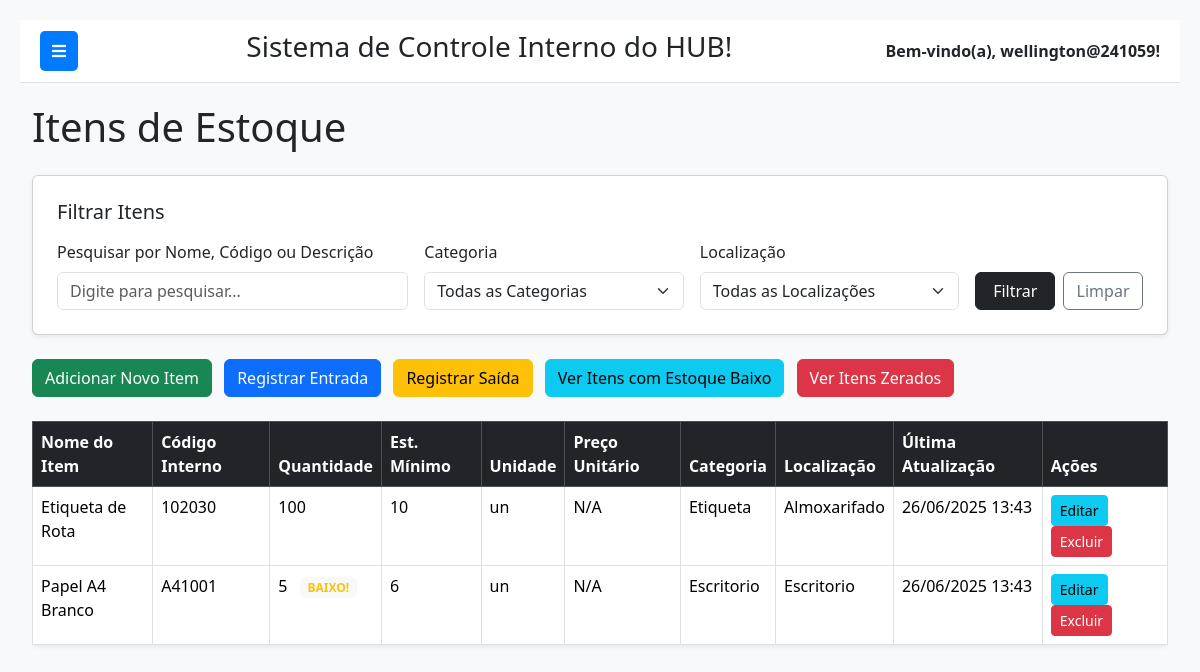
/estoque/ (signed in), run on the app's committed database.
### estoque/models.py (models this page shows, shortened)
class ItemEstoque(models.Model):
    nome = models.CharField(max_length=200, unique=True, verbose_name="Nome do Item") # Adicionado unique=True para nome
    codigo_interno = models.CharField(max_length=50, unique=True, blank=True, null=True, verbose_name="Código Interno (Opcional)")
    descricao = models.TextField(blank=True, null=True, verbose_name="Descrição Detalhada")
    quantidade = models.PositiveIntegerField(default=0, verbose_name="Quantidade Atual")
    unidade_medida = models.CharField(max_length=50, default="un", verbose_name="Unidade de Medida (Ex: un, kg, m)")
    preco_unitario = models.DecimalField(max_digits=10, decimal_places=2, blank=True, null=True, verbose_name="Preço Unitário (R$)")
    categoria = models.ForeignKey(Categoria, on_delete=models.SET_NULL, null=True, blank=True, related_name='itens', verbose_name="Categoria")
    localizacao = models.ForeignKey(Localizacao, on_delete=models.SET_NULL, null=True, blank=True, related_name='itens', verbose_name="Localização no Estoque")
    data_ultima_atualizacao = models.DateTimeField(auto_now=True, verbose_name="Última Atualização")
    data_criacao = models.DateTimeField(auto_now_add=True, verbose_name="Data de Criação")
    estoque_minimo = models.PositiveIntegerField(default=5, verbose_name="Estoque Mínimo")
    class Meta:
        verbose_name = "Item de Estoque"
        verbose_name_plural = "Itens de Estoque"
        ordering = ['nome']
    @property
    def is_abaixo_estoque_minimo(self):
        return self.quantidade <= self.estoque_minimo and self.quantidade > 0
    @property
    def is_estoque_zerado(self):
        return self.quantidade == 0

class Categoria(models.Model):
    nome = models.CharField(max_length=100, unique=True)
    descricao = models.TextField(blank=True, null=True)
    class Meta:
        verbose_name = "Categoria"
        verbose_name_plural = "Categorias"
        ordering = ['nome'] # Ordenar por nome por padrão
    def __str__(self):
        return self.nome

class Localizacao(models.Model):
    nome = models.CharField(max_length=100, unique=True)
    descricao = models.TextField(blank=True, null=True)
    class Meta:
        verbose_name = "Localização"
        verbose_name_plural = "Localizações"
        ordering = ['nome']
    def __str__(self):
        return self.nome

### estoque/views.py (the view)
# urls.py: path('', views.listar_itens_estoque, name='listar_itens_estoque'),
@login_required
def listar_itens_estoque(request):
    filter_form = ItemEstoqueFilterForm(request.GET)
    itens = ItemEstoque.objects.all()
    if filter_form.is_valid():
        search_query = filter_form.cleaned_data.get('search_query')
        categoria = filter_form.cleaned_data.get('categoria')
        localizacao = filter_form.cleaned_data.get('localizacao')
        if search_query:
            itens = itens.filter(
                Q(nome__icontains=search_query) | # <--- MUDANÇA AQUI: de models.Q para Q
                Q(descricao__icontains=search_query) | # <--- MUDANÇA AQUI: de models.Q para Q
                Q(codigo_interno__icontains=search_query) # <--- MUDANÇA AQUI: de models.Q para Q
            )
        if categoria:
            itens = itens.filter(categoria=categoria)
        if localizacao:
            itens = itens.filter(localizacao=localizacao)
    estoque_status = request.GET.get('estoque_status')
    if estoque_status == 'abaixo_minimo':
        itens = itens.filter(quantidade__lte=F('estoque_minimo'), quantidade__gt=0)
        messages.info(request, "Exibindo apenas itens com estoque abaixo do mínimo.")
    elif estoque_status == 'zerado':
        itens = itens.filter(quantidade=0)
        messages.info(request, "Exibindo apenas itens com estoque zerado.")
    itens = itens.order_by('nome') # Garante uma ordenação padrão
    context = {
        'itens': itens,
        'filter_form': filter_form,
        'active_page': 'estoque',
        'estoque_status': estoque_status,
    }
    return render(request, 'estoque/listar_itens_estoque.html', context)

### estoque/forms.py
class ItemEstoqueFilterForm(forms.Form):
    search_query = forms.CharField(
        label='Buscar',
        required=False,
        widget=forms.TextInput(attrs={'placeholder': 'Nome ou Código'})
    )
    categoria = forms.ModelChoiceField(
        queryset=Categoria.objects.all(),
        label='Filtrar por Categoria',
        required=False,
        empty_label="Todas as Categorias" # Opção para não filtrar
    )
    localizacao = forms.ModelChoiceField(
        queryset=Localizacao.objects.all(),
        label='Filtrar por Localização',
        required=False,
        empty_label="Todas as Localizações" # Opção para não filtrar
    )

### estoque/templates/estoque/listar_itens_estoque.html (shortened to what this page needs)
{% extends 'base.html' %}
{% load widget_tweaks %}
{% block content %}
    <h1 class="mb-4">Itens de Estoque</h1>
    <div class="card mb-4 p-4 shadow-sm">
        <h5 class="mb-3">Filtrar Itens</h5>
        <form method="get" class="row g-3 align-items-end">
            <div class="col-md-4">
                <label for="id_search_query" class="form-label">Pesquisar por Nome, Código ou Descrição</label>
                {% render_field filter_form.search_query class="form-control" placeholder="Digite para pesquisar..." %}
            </div>
            <div class="col-md-3">
                <label for="id_categoria" class="form-label">Categoria</label>
                {% render_field filter_form.categoria class="form-select" %}
            </div>
            <div class="col-md-3">
                <label for="id_localizacao" class="form-label">Localização</label>
                {% render_field filter_form.localizacao class="form-select" %}
            </div>
            <div class="col-md-2 d-flex align-items-end">
                <button type="submit" class="btn btn-dark w-100 me-2">Filtrar</button>
                <a href="{% url 'listar_itens_estoque' %}" class="btn btn-outline-secondary w-100">Limpar</a>
            </div>
        </form>
    </div>
    <p class="mb-4">
        <a href="{% url 'adicionar_item_estoque' %}" class="btn btn-success me-2">Adicionar Novo Item</a>
        <a href="{% url 'registrar_entrada_estoque' %}" class="btn btn-primary me-2">Registrar Entrada</a>
        <a href="{% url 'registrar_saida_estoque' %}" class="btn btn-warning me-2">Registrar Saída</a>
        <a href="{% url 'listar_itens_estoque' %}?estoque_status=abaixo_minimo" class="btn btn-info me-2">Ver Itens com Estoque Baixo</a>
        <a href="{% url 'listar_itens_estoque' %}?estoque_status=zerado" class="btn btn-danger">Ver Itens Zerados</a>
    </p>
    {% if itens %}
        <div class="table-responsive">
            <table class="table table-hover table-bordered bg-white shadow-sm rounded">
                <thead class="table-dark">
                    <tr>
                        <th>Nome do Item</th>
                        <th>Código Interno</th>
                        <th>Quantidade</th>
                        <th>Est. Mínimo</th>
                        <th>Unidade</th>
                        <th>Preço Unitário</th>
                        <th>Categoria</th>
                        <th>Localização</th>
                        <th>Última Atualização</th>
                        <th>Ações</th>
                    </tr>
                </thead>
                <tbody>
                    {% for item in itens %}
                        <tr class="{% if item.is_estoque_zerado %}bg-danger text-white{% elif item.is_abaixo_estoque_minimo %}bg-warning text-dark{% endif %}">
                            <td>{{ item.nome }}</td>
                            <td>{{ item.codigo_interno|default_if_none:"-" }}</td>
                            <td>
                                {{ item.quantidade }}
                                {% if item.is_estoque_zerado %}
                                    <span class="badge bg-light text-danger ms-2">ZERADO!</span>
                                {% elif item.is_abaixo_estoque_minimo %}
                                    <span class="badge bg-light text-warning ms-2">BAIXO!</span>
                                {% endif %}
                            </td>
                            <td>{{ item.estoque_minimo }}</td>
                            <td>{{ item.unidade_medida }}</td>
                            <td>{{ item.preco_unitario|default_if_none:"N/A" }}</td>
                            <td>{{ item.categoria|default_if_none:"Não Categorizado" }}</td>
                            <td>{{ item.localizacao|default_if_none:"Não Definido" }}</td>
                            <td>{{ item.data_ultima_atualizacao|date:"d/m/Y H:i" }}</td>
                            <td>
                                <a href="{% url 'editar_item_estoque' item.pk %}" class="btn btn-sm btn-info me-2">Editar</a>
                                <form action="{% url 'excluir_item_estoque' item.pk %}" method="post" style="display:inline;" onsubmit="return confirm('Tem certeza que deseja excluir o item \\'{{ item.nome }}\\''?');">
                                    <button type="submit" class="btn btn-sm btn-danger">Excluir</button>
                                </form>
                            </td>
                        </tr>
                    {% endfor %}
                </tbody>
            </table>
        </div>
    {% else %}
        <div class="alert alert-info" role="alert">
            Nenhum item de estoque encontrado.
        </div>
    {% endif %}
{% endblock %}

### templates/base.html (shortened to what this page needs)
{% load static %}
<!DOCTYPE html>
<html lang="pt-br">
<head>
    <link href="https://cdn.jsdelivr.net/npm/bootstrap@5.3.3/dist/css/bootstrap.min.css" rel="stylesheet">
    <link rel="stylesheet" href="https://cdnjs.cloudflare.com/ajax/libs/font-awesome/5.15.4/css/all.min.css" />
</head>
<body>
    <div class="main-content" id="main-content">
        <div class="navbar-top">
            <button class="toggle-btn" id="sidebarToggle">
                <i class="fas fa-bars"></i>
            </button>
            <div class="system-name">
                <h3>Sistema de Controle Interno do HUB!</h3>
            </div>
            <div class="user-info">
                Bem-vindo(a), {{ request.user.username }}!
            </div>
        </div>
        <div class="container-fluid">
            {% block content %}
            {% endblock %}
        </div>
    </div>
</body>
</html>

### templates/base.html (style rules this page uses)
body { display: flex; min-height: 100vh; background-color: #f8f9fa; }
.main-content { flex-grow: 1; padding: 20px; transition: margin-left 0.3s ease-in-out; margin-left: 0; }
.navbar-top { background-color: #ffffff; border-bottom: 1px solid #dee2e6; padding: 10px 20px; display: flex; justify-content: space-between; align-items: center; margin-bottom: 20px; }
.navbar-top .user-info { font-weight: bold; }
.toggle-btn { background-color: #007bff; color: white; border: none; padding: 8px 12px; border-radius: 5px; cursor: pointer; margin-right: 15px; }

### data on the page
ItemEstoque: nome "Etiqueta de Rota", codigo_interno "102030", quantidade "100", estoque_minimo "10", unidade_medida "un", preco_unitario "N/A", categoria "Etiqueta", localizacao "Almoxarifado", data_ultima_atualizacao "26/06/2025 13:43"
ItemEstoque: nome "Papel A4 Branco", codigo_interno "A41001", quantidade "5", shows "BAIXO!", estoque_minimo "6", unidade_medida "un", preco_unitario "N/A", categoria "Escritorio", localizacao "Escritorio", data_ultima_atualizacao "26/06/2025 13:43"

### other printed values
{{ request.user.username }} "wellington@241059"
